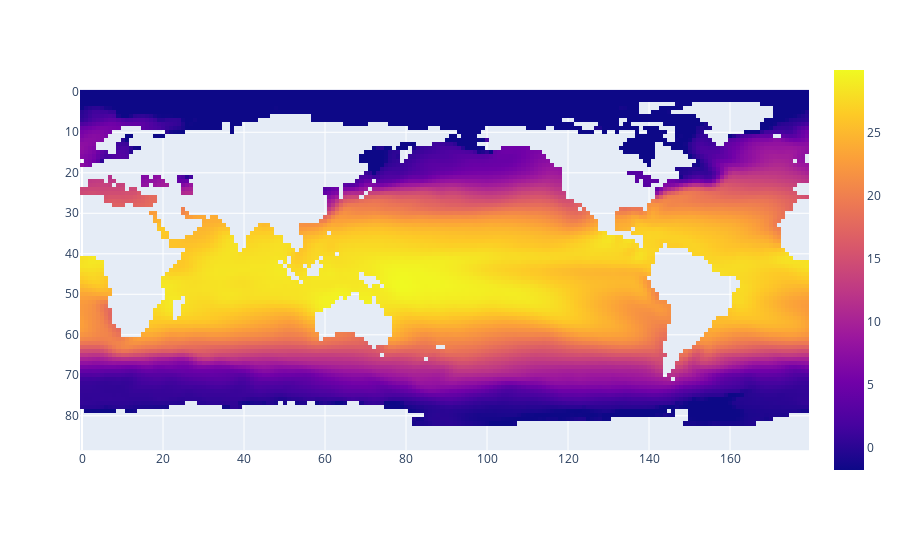

The cell this chart's notebook holds for it:
### Code cell
px.imshow(sst.sel(time = '1980-01-01').values)

### Figure 1 — Plotly figure (JSON) as saved in the notebook; plotly's stock layout.template omitted (floating-point values rounded to 4 significant figures; data arrays with more than 128 entries replaced by an {"elided": "..."} marker saying what was removed)
{"data": [{"coloraxis": "coloraxis", "hovertemplate": "x: %{x}<br>y: %{y}<br>color: %{z}<extra></extra>", "name": "0", "type": "heatmap", "xaxis": "x", "yaxis": "y", "z": {"elided": "89x180 float values"}}], "layout": {"coloraxis": {"colorscale": [[0, "#0d0887"], [0.1111, "#46039f"], [0.2222, "#7201a8"], [0.3333, "#9c179e"], [0.4444, "#bd3786"], [0.5556, "#d8576b"], [0.6667, "#ed7953"], [0.7778, "#fb9f3a"], [0.8889, "#fdca26"], [1, "#f0f921"]]}, "margin": {"t": 60}, "xaxis": {"anchor": "y", "constrain": "domain", "domain": [0, 1], "scaleanchor": "y"}, "yaxis": {"anchor": "x", "autorange": "reversed", "constrain": "domain", "domain": [0, 1]}}}
